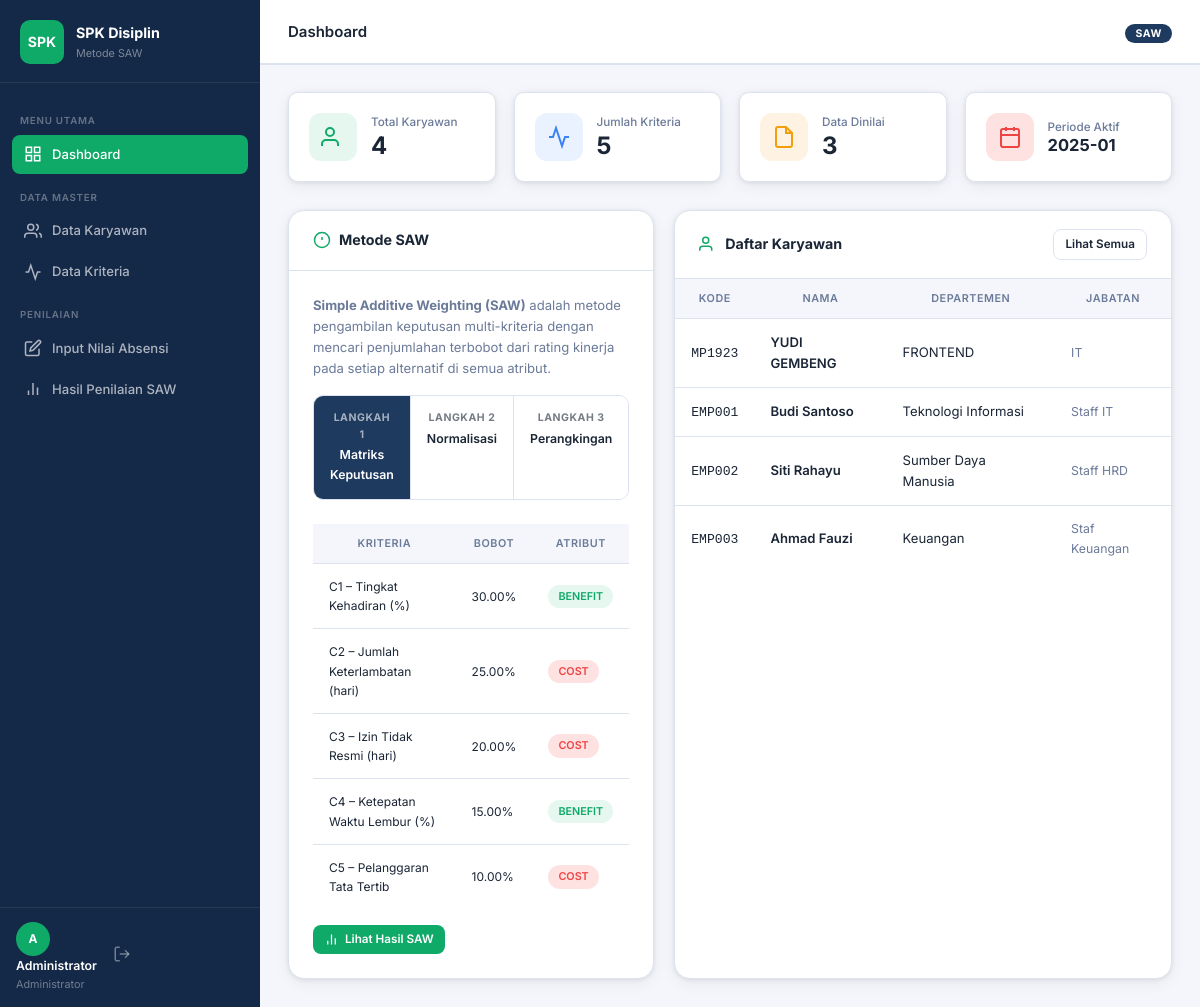
/index.php (signed in), run on the app's committed database.
### tables this page shows
CREATE TABLE `kriteria` (
  `id` int(10) UNSIGNED NOT NULL,
  `kode` varchar(10) NOT NULL,
  `nama` varchar(150) NOT NULL,
  `bobot` decimal(5,2) NOT NULL COMMENT 'Bobot dalam persen (total = 100)',
  `atribut` enum('benefit','cost') NOT NULL COMMENT 'benefit=max, cost=min',
  `keterangan` text DEFAULT NULL,
  `created_at` timestamp NOT NULL DEFAULT current_timestamp()
);

CREATE TABLE `karyawan` (
  `id` int(10) UNSIGNED NOT NULL,
  `kode` varchar(10) NOT NULL,
  `nama` varchar(100) NOT NULL,
  `departemen` varchar(100) NOT NULL,
  `jabatan` varchar(100) NOT NULL,
  `created_at` timestamp NOT NULL DEFAULT current_timestamp(),
  `updated_at` timestamp NOT NULL DEFAULT current_timestamp() ON UPDATE current_timestamp()
);

### includes/session.php (called while the page is built, shortened)
<?php
function currentUser(): array
{
    return $_SESSION['user'] ?? [];
}
function sanitize(mixed $value): string
{
    return htmlspecialchars(trim((string)$value), ENT_QUOTES, 'UTF-8');
}

### index.php (the view, shortened to what this page needs)
<?php
require_once __DIR__ . '/includes/session.php';
$db = getDB();
$totalKaryawan = $db->query('SELECT COUNT(*) FROM karyawan')->fetchColumn();
$totalKriteria = $db->query('SELECT COUNT(*) FROM kriteria')->fetchColumn();
$totalNilai    = $db->query('SELECT COUNT(DISTINCT karyawan_id) FROM nilai_matriks')->fetchColumn();
$periodeAktif  = $db->query('SELECT periode FROM nilai_matriks ORDER BY periode DESC LIMIT 1')->fetchColumn() ?: '-';
$karyawan = $db->query('SELECT * FROM karyawan ORDER BY created_at DESC LIMIT 5')->fetchAll();
$pageTitle = 'Dashboard';
require_once __DIR__ . '/includes/header.php';
?>
<div class="stats-grid">
  <div class="stat-card">
    <div class="stat-icon green">
      <svg xmlns="http://www.w3.org/2000/svg" viewBox="0 0 24 24" fill="none" stroke="currentColor" stroke-width="2"><path d="M17 21v-2a4 4 0 0 0-4-4H5a4 4 0 0 0-4 4v2"/><circle cx="9" cy="7" r="4"/></svg>
    </div>
    <div>
      <div class="stat-label">Total Karyawan</div>
      <div class="stat-value"><?= $totalKaryawan ?></div>
    </div>
  </div>
  <div class="stat-card">
    <div class="stat-icon blue">
      <svg xmlns="http://www.w3.org/2000/svg" viewBox="0 0 24 24" fill="none" stroke="currentColor" stroke-width="2"><polyline points="22 12 18 12 15 21 9 3 6 12 2 12"/></svg>
    </div>
    <div>
      <div class="stat-label">Jumlah Kriteria</div>
      <div class="stat-value"><?= $totalKriteria ?></div>
    </div>
  </div>
  <div class="stat-card">
    <div class="stat-icon orange">
      <svg xmlns="http://www.w3.org/2000/svg" viewBox="0 0 24 24" fill="none" stroke="currentColor" stroke-width="2"><path d="M14 2H6a2 2 0 0 0-2 2v16a2 2 0 0 0 2 2h12a2 2 0 0 0 2-2V8z"/><polyline points="14 2 14 8 20 8"/></svg>
    </div>
    <div>
      <div class="stat-label">Data Dinilai</div>
      <div class="stat-value"><?= $totalNilai ?></div>
    </div>
  </div>
  <div class="stat-card">
    <div class="stat-icon red">
      <svg xmlns="http://www.w3.org/2000/svg" viewBox="0 0 24 24" fill="none" stroke="currentColor" stroke-width="2"><rect x="3" y="4" width="18" height="18" rx="2" ry="2"/><line x1="16" y1="2" x2="16" y2="6"/><line x1="8" y1="2" x2="8" y2="6"/><line x1="3" y1="10" x2="21" y2="10"/></svg>
    </div>
    <div>
      <div class="stat-label">Periode Aktif</div>
      <div class="stat-value" style="font-size:1.1rem;"><?= sanitize($periodeAktif) ?></div>
    </div>
  </div>
</div>
<div style="display:grid; grid-template-columns:1fr 1.4fr; gap:20px; flex-wrap:wrap;">
  <div class="card">
    <div class="card-header">
      <div class="card-title">
        <svg xmlns="http://www.w3.org/2000/svg" viewBox="0 0 24 24" fill="none" stroke="currentColor" stroke-width="2"><circle cx="12" cy="12" r="10"/><line x1="12" y1="8" x2="12" y2="12"/><line x1="12" y1="16" x2="12.01" y2="16"/></svg>
        Metode SAW
      </div>
    </div>
    <div class="card-body">
      <p style="font-size:.875rem; color:var(--clr-text-muted); margin-bottom:16px;">
        <strong>Simple Additive Weighting (SAW)</strong> adalah metode pengambilan keputusan multi-kriteria dengan
        mencari penjumlahan terbobot dari rating kinerja pada setiap alternatif di semua atribut.
      </p>
      <div class="saw-steps">
        <div class="saw-step active">
          <div class="saw-step-num">Langkah 1</div>
          <div class="saw-step-label">Matriks Keputusan</div>
        </div>
        <div class="saw-step">
          <div class="saw-step-num">Langkah 2</div>
          <div class="saw-step-label">Normalisasi</div>
        </div>
        <div class="saw-step">
          <div class="saw-step-num">Langkah 3</div>
          <div class="saw-step-label">Perangkingan</div>
        </div>
      </div>
      <table class="tbl" style="font-size:.8rem;">
        <thead><tr><th>Kriteria</th><th>Bobot</th><th>Atribut</th></tr></thead>
        <tbody>
          <?php
          $kriteriaList = $db->query('SELECT * FROM kriteria')->fetchAll();
          foreach ($kriteriaList as $k): ?>
          <tr>
            <td><?= sanitize($k['kode']) ?> – <?= sanitize($k['nama']) ?></td>
            <td><?= $k['bobot'] ?>%</td>
            <td><span class="badge badge-<?= $k['atribut'] ?>"><?= strtoupper($k['atribut']) ?></span></td>
          </tr>
          <?php endforeach; ?>
        </tbody>
      </table>
      <div style="margin-top:16px;">
        <a href="<?= BASE_URL ?>/pages/penilaian/hasil.php" class="btn btn-accent btn-sm">
          <svg xmlns="http://www.w3.org/2000/svg" viewBox="0 0 24 24" fill="none" stroke="currentColor" stroke-width="2"><line x1="18" y1="20" x2="18" y2="10"/><line x1="12" y1="20" x2="12" y2="4"/><line x1="6" y1="20" x2="6" y2="14"/></svg>
          Lihat Hasil SAW
        </a>
      </div>
    </div>
  </div>
  <div class="card">
    <div class="card-header">
      <div class="card-title">
        <svg xmlns="http://www.w3.org/2000/svg" viewBox="0 0 24 24" fill="none" stroke="currentColor" stroke-width="2"><path d="M17 21v-2a4 4 0 0 0-4-4H5a4 4 0 0 0-4 4v2"/><circle cx="9" cy="7" r="4"/></svg>
        Daftar Karyawan
      </div>
      <a href="<?= BASE_URL ?>/pages/karyawan/index.php" class="btn btn-outline btn-sm">Lihat Semua</a>
    </div>
    <div class="card-body p0">
      <div class="table-wrap">
        <table class="tbl">
          <thead>
            <tr>
              <th>Kode</th><th>Nama</th><th>Departemen</th><th>Jabatan</th>
            </tr>
          </thead>
          <tbody>
            <?php if (empty($karyawan)): ?>
            <tr><td colspan="4">
              <div class="empty-state">
                <svg xmlns="http://www.w3.org/2000/svg" viewBox="0 0 24 24" fill="none" stroke="currentColor" stroke-width="1.5"><path d="M17 21v-2a4 4 0 0 0-4-4H5a4 4 0 0 0-4 4v2"/><circle cx="9" cy="7" r="4"/></svg>
                <p>Belum ada data karyawan.</p>
              </div>
            </td></tr>
            <?php else: foreach ($karyawan as $k): ?>
            <tr>
              <td><code><?= sanitize($k['kode']) ?></code></td>
              <td style="font-weight:600;"><?= sanitize($k['nama']) ?></td>
              <td><?= sanitize($k['departemen']) ?></td>
              <td style="color:var(--clr-text-muted); font-size:.82rem;"><?= sanitize($k['jabatan']) ?></td>
            </tr>
            <?php endforeach; endif; ?>
          </tbody>
        </table>
      </div>
    </div>
  </div>
</div>
<?php require_once __DIR__ . '/includes/footer.php'; ?>

### includes/header.php (shortened to what this page needs)
<?php
require_once __DIR__ . '/session.php';
$pageTitle = $pageTitle ?? APP_NAME;
$currentUri = parse_url($_SERVER['REQUEST_URI'], PHP_URL_PATH);
$basePath   = str_replace(rtrim(BASE_URL, '/'), '', $currentUri);
function isMenuActive(string $path, string $current): string
{
    return (str_starts_with($current, $path)) ? 'active' : '';
}
?>
<!DOCTYPE html>
<html lang="id">
<head>
  <link rel="stylesheet" href="<?= BASE_URL ?>/assets/css/style.css">
</head>
<body>
<aside class="sidebar" id="sidebar">
  <div class="sidebar-brand">
    <div class="brand-logo">
      <div class="brand-logo-placeholder" style="display:none;">
        <span>SPK</span>
      </div>
    </div>
    <div class="brand-text">
      <span class="brand-title">SPK Disiplin</span>
      <span class="brand-sub">Metode SAW</span>
    </div>
  </div>
  <nav class="sidebar-nav">
    <div class="nav-section-label">MENU UTAMA</div>
    <a href="<?= BASE_URL ?>/index.php"
       class="nav-item <?= isMenuActive('/index.php', $basePath) === 'active' && $basePath === '/index.php' ? 'active' : '' ?>">
      <svg xmlns="http://www.w3.org/2000/svg" viewBox="0 0 24 24" fill="none" stroke="currentColor" stroke-width="2"><rect x="3" y="3" width="7" height="7"/><rect x="14" y="3" width="7" height="7"/><rect x="14" y="14" width="7" height="7"/><rect x="3" y="14" width="7" height="7"/></svg>
      Dashboard
    </a>
    <div class="nav-section-label">DATA MASTER</div>
    <a href="<?= BASE_URL ?>/pages/karyawan/index.php"
       class="nav-item <?= isMenuActive('/pages/karyawan', $basePath) ?>">
      <svg xmlns="http://www.w3.org/2000/svg" viewBox="0 0 24 24" fill="none" stroke="currentColor" stroke-width="2"><path d="M17 21v-2a4 4 0 0 0-4-4H5a4 4 0 0 0-4 4v2"/><circle cx="9" cy="7" r="4"/><path d="M23 21v-2a4 4 0 0 0-3-3.87"/><path d="M16 3.13a4 4 0 0 1 0 7.75"/></svg>
      Data Karyawan
    </a>
    <a href="<?= BASE_URL ?>/pages/kriteria/index.php"
       class="nav-item <?= isMenuActive('/pages/kriteria', $basePath) ?>">
      <svg xmlns="http://www.w3.org/2000/svg" viewBox="0 0 24 24" fill="none" stroke="currentColor" stroke-width="2"><polyline points="22 12 18 12 15 21 9 3 6 12 2 12"/></svg>
      Data Kriteria
    </a>
    <div class="nav-section-label">PENILAIAN</div>
    <a href="<?= BASE_URL ?>/pages/penilaian/input.php"
       class="nav-item <?= isMenuActive('/pages/penilaian/input', $basePath) ?>">
      <svg xmlns="http://www.w3.org/2000/svg" viewBox="0 0 24 24" fill="none" stroke="currentColor" stroke-width="2"><path d="M11 4H4a2 2 0 0 0-2 2v14a2 2 0 0 0 2 2h14a2 2 0 0 0 2-2v-7"/><path d="M18.5 2.5a2.121 2.121 0 0 1 3 3L12 15l-4 1 1-4 9.5-9.5z"/></svg>
      Input Nilai Absensi
    </a>
    <a href="<?= BASE_URL ?>/pages/penilaian/hasil.php"
       class="nav-item <?= isMenuActive('/pages/penilaian/hasil', $basePath) ?>">
      <svg xmlns="http://www.w3.org/2000/svg" viewBox="0 0 24 24" fill="none" stroke="currentColor" stroke-width="2"><line x1="18" y1="20" x2="18" y2="10"/><line x1="12" y1="20" x2="12" y2="4"/><line x1="6" y1="20" x2="6" y2="14"/></svg>
      Hasil Penilaian SAW
    </a>
  </nav>
  <div class="sidebar-footer">
    <div class="user-info">
      <div class="user-avatar"><?= strtoupper(substr(currentUser()['nama'] ?? 'A', 0, 1)) ?></div>
      <div class="user-detail">
        <span class="user-name"><?= sanitize(currentUser()['nama'] ?? 'Admin') ?></span>
        <span class="user-role">Administrator</span>
      </div>
    </div>
    <a href="<?= BASE_URL ?>/logout.php" class="btn-logout" title="Keluar">
      <svg xmlns="http://www.w3.org/2000/svg" viewBox="0 0 24 24" fill="none" stroke="currentColor" stroke-width="2"><path d="M9 21H5a2 2 0 0 1-2-2V5a2 2 0 0 1 2-2h4"/><polyline points="16 17 21 12 16 7"/><line x1="21" y1="12" x2="9" y2="12"/></svg>
    </a>
  </div>
</aside>
<div class="main-wrapper">
  <header class="topbar">
    <h1 class="topbar-title"><?= sanitize($pageTitle) ?></h1>
    <div class="topbar-right">
      <span class="topbar-badge">SAW</span>
    </div>
  </header>
  <main class="content">

### includes/footer.php (shortened to what this page needs)
</main>
</div>
</body>
</html>

### data on the page
kriteria: kode "C1", nama "Tingkat Kehadiran (%)", bobot "30.00", atribut "BENEFIT"
kriteria: kode "C2", nama "Jumlah Keterlambatan (hari)", bobot "25.00", atribut "COST"
kriteria: kode "C3", nama "Izin Tidak Resmi (hari)", bobot "20.00", atribut "COST"
kriteria: kode "C4", nama "Ketepatan Waktu Lembur (%)", bobot "15.00", atribut "BENEFIT"
kriteria: kode "C5", nama "Pelanggaran Tata Tertib", bobot "10.00", atribut "COST"
karyawan: kode "MP1923", nama "YUDI GEMBENG", departemen "FRONTEND", jabatan "IT"
karyawan: kode "EMP001", nama "Budi Santoso", departemen "Teknologi Informasi", jabatan "Staff IT"
karyawan: kode "EMP002", nama "Siti Rahayu", departemen "Sumber Daya Manusia", jabatan "Staff HRD"
karyawan: kode "EMP003", nama "Ahmad Fauzi", departemen "Keuangan", jabatan "Staf Keuangan"

### other printed values
substr(currentUser()['nama'] ?? 'A', 0, 1) "A"
currentUser()['nama'] "Administrator"
$pageTitle "Dashboard"
$totalKaryawan "4"
$totalKriteria "5"
$totalNilai "3"
$periodeAktif "2025-01"
